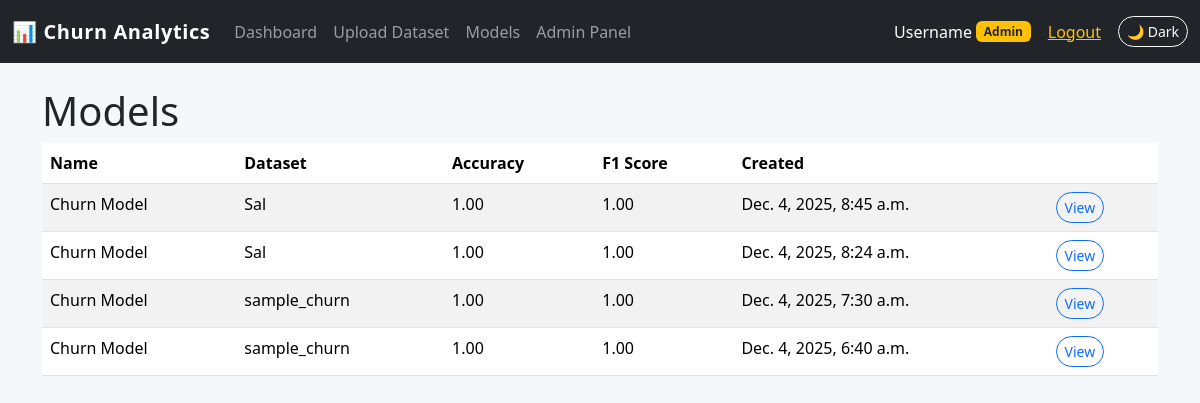
Screenshot of /analytics/models/ (signed in) with the database file from the repository.
### analytics/models.py (models this page shows, shortened)
class ModelVersion(models.Model):
    dataset = models.ForeignKey(Dataset, on_delete=models.CASCADE)
    name = models.CharField(max_length=200, default='Churn Model')
    created_at = models.DateTimeField(auto_now_add=True)
    model_file = models.FileField(upload_to='models/')
    accuracy = models.FloatField(null=True, blank=True)
    precision = models.FloatField(null=True, blank=True)
    recall = models.FloatField(null=True, blank=True)
    f1_score = models.FloatField(null=True, blank=True)
    is_active = models.BooleanField(default=True)

class Dataset(models.Model):
    name = models.CharField(max_length=200)
    file = models.FileField(upload_to='datasets/')
    uploaded_by = models.ForeignKey(User, on_delete=models.CASCADE)
    uploaded_at = models.DateTimeField(auto_now_add=True)
    num_rows = models.IntegerField(null=True, blank=True)
    num_columns = models.IntegerField(null=True, blank=True)

### analytics/views.py (the view)
# urls.py: path('models/', views.model_list, name='model_list'),
@login_required
def model_list(request):
    models = ModelVersion.objects.all().order_by('-created_at')
    return render(request, 'analytics/model_list.html', {'models': models})

### templates/analytics/model_list.html
{% extends 'base.html' %}
{% block content %}
<h1>Models</h1>
<table class="table table-striped">
    <thead>
        <tr>
            <th>Name</th>
            <th>Dataset</th>
            <th>Accuracy</th>
            <th>F1 Score</th>
            <th>Created</th>
            <th></th>
        </tr>
    </thead>
    <tbody>
        {% for m in models %}
        <tr>
            <td>{{ m.name }}</td>
            <td>{{ m.dataset.name }}</td>
            <td>{{ m.accuracy|floatformat:2 }}</td>
            <td>{{ m.f1_score|floatformat:2 }}</td>
            <td>{{ m.created_at }}</td>
            <td><a class="btn btn-sm btn-outline-primary" href="{% url 'analytics:model_detail' m.id %}">View</a></td>
        </tr>
        {% empty %}
        <tr><td colspan="6">No models yet.</td></tr>
        {% endfor %}
    </tbody>
</table>
{% endblock %}

### templates/base.html (shortened to what this page needs)
<!DOCTYPE html>
<html lang="en">
<head>
    <link
        href="https://cdn.jsdelivr.net/npm/bootstrap@5.3.2/dist/css/bootstrap.min.css"
        rel="stylesheet">
</head>
<body>
<nav class="navbar navbar-expand-lg navbar-dark bg-dark mb-4">
    <div class="container-fluid">
        <a class="navbar-brand" href="{% url 'analytics:dashboard' %}">
            📊 Churn Analytics
        </a>
        <div class="collapse navbar-collapse" id="navbarNav">
            <ul class="navbar-nav me-auto">
                <li class="nav-item">
                    <a class="nav-link" href="{% url 'analytics:dashboard' %}">Dashboard</a>
                </li>
                {% if user.is_authenticated and user.is_staff %}
                    <li class="nav-item">
                        <a class="nav-link" href="{% url 'analytics:upload_dataset' %}">
                            Upload Dataset
                        </a>
                    </li>
                {% endif %}
                <li class="nav-item">
                    <a class="nav-link" href="{% url 'analytics:model_list' %}">Models</a>
                </li>
                {% if user.is_authenticated and user.is_staff %}
                    <li class="nav-item">
                        <a class="nav-link" href="/admin/">Admin Panel</a>
                    </li>
                {% endif %}
            </ul>
            <span class="navbar-text text-white d-flex align-items-center">
                {% if user.is_authenticated %}
                    {{ user.username }}
                    {% if user.is_staff %}
                        <span class="badge bg-warning text-dark ms-1">Admin</span>
                    {% else %}
                        <span class="badge bg-info text-dark ms-1">Analyst</span>
                    {% endif %}
                    <form action="{% url 'logout' %}" method="post"
                          class="ms-3 mb-0 d-inline">
                        <button type="submit"
                                class="btn btn-link text-warning p-0 m-0 align-baseline">
                            Logout
                        </button>
                    </form>
                {% else %}
                    <a href="{% url 'login' %}" class="text-warning text-decoration-none me-2">
                        Login
                    </a>
                {% endif %}
                <button id="themeToggle" type="button"
                        class="btn btn-outline-light btn-sm ms-3">
                </button>
            </span>
        </div>
    </div>
</nav>
<div class="container mb-5">
    {% block content %}{% endblock %}
</div>
</body>
</html>

### templates/base.html (style rules this page uses)
body { background-color: #f5f7fb; color: #212529; }
.navbar-brand { font-weight: 600; letter-spacing: 0.03em; }
.btn-sm { border-radius: 999px; }

### rows the page displays
ModelVersion: name "Churn Model", dataset.name "Sal", accuracy "1.00", f1_score "1.00", created_at "Dec. 4, 2025, 8:45 a.m."
ModelVersion: name "Churn Model", dataset.name "Sal", accuracy "1.00", f1_score "1.00", created_at "Dec. 4, 2025, 8:24 a.m."
ModelVersion: name "Churn Model", dataset.name "sample_churn", accuracy "1.00", f1_score "1.00", created_at "Dec. 4, 2025, 7:30 a.m."
ModelVersion: name "Churn Model", dataset.name "sample_churn", accuracy "1.00", f1_score "1.00", created_at "Dec. 4, 2025, 6:40 a.m."

### other values shown
{{ user.username }} "Username"
